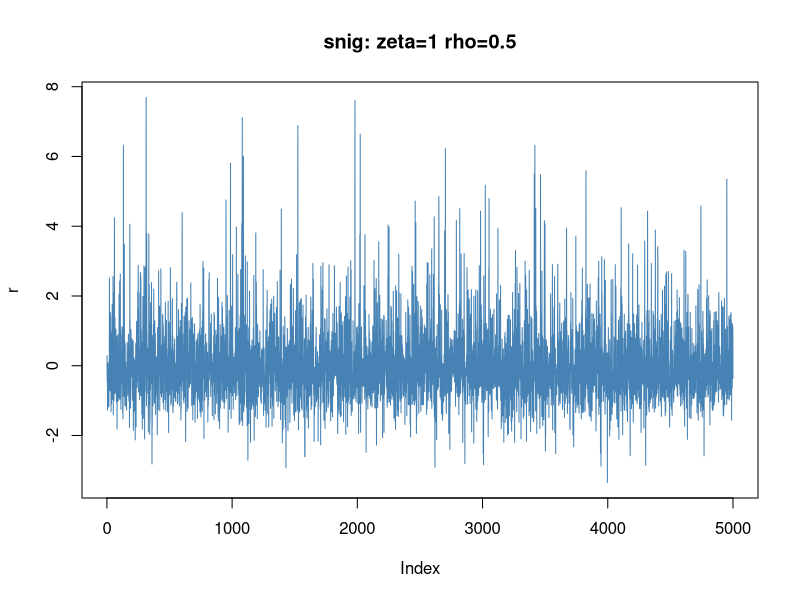
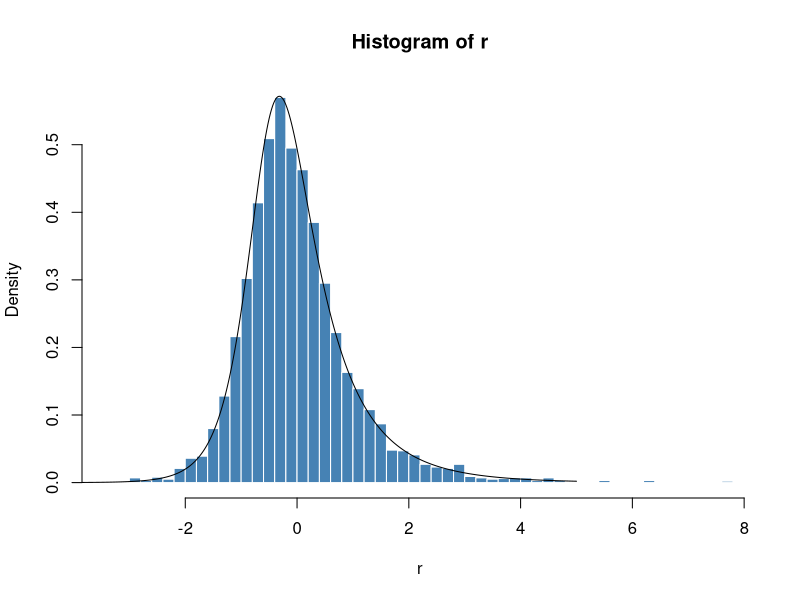
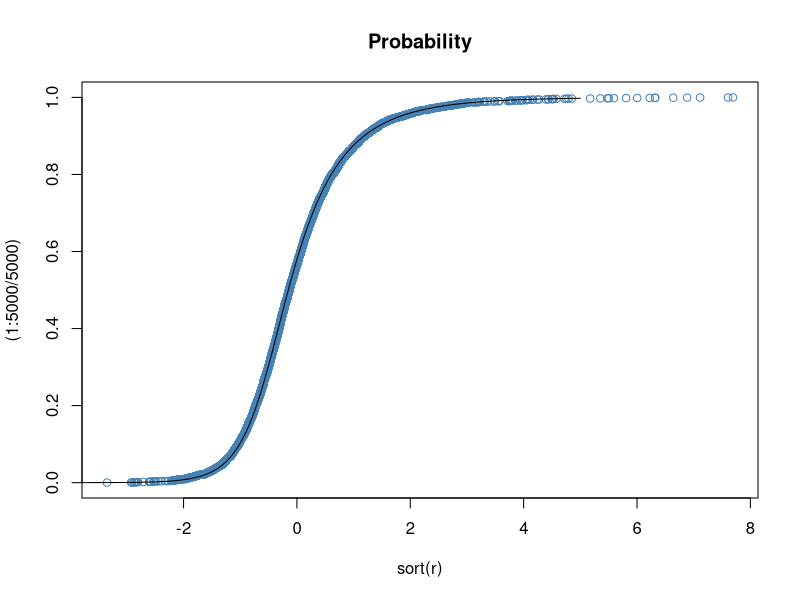

These figures' R source, in order:
library(fBasics)


### Name: snig
### Title: Standardized Normal Inverse Gaussian Distribution
### Aliases: snig dsnig psnig qsnig rsnig
### Keywords: distribution

### ** Examples
   
## snig -
   set.seed(1953)
   r = rsnig(5000, zeta = 1, rho = 0.5)
   plot(r, type = "l", col = "steelblue",
     main = "snig: zeta=1 rho=0.5")
 
## snig - 
   # Plot empirical density and compare with true density:
   hist(r, n = 50, probability = TRUE, border = "white", col = "steelblue")
   x = seq(-5, 5, length = 501)
   lines(x, dsnig(x, zeta = 1, rho = 0.5))
 
## snig -  
   # Plot df and compare with true df:
   plot(sort(r), (1:5000/5000), main = "Probability", col = "steelblue")
   lines(x, psnig(x, zeta = 1, rho = 0.5))
   
## snig -
   # Compute Quantiles:
   qsnig(psnig(seq(-5, 5, 1), zeta = 1, rho = 0.5), zeta = 1, rho = 0.5) 
